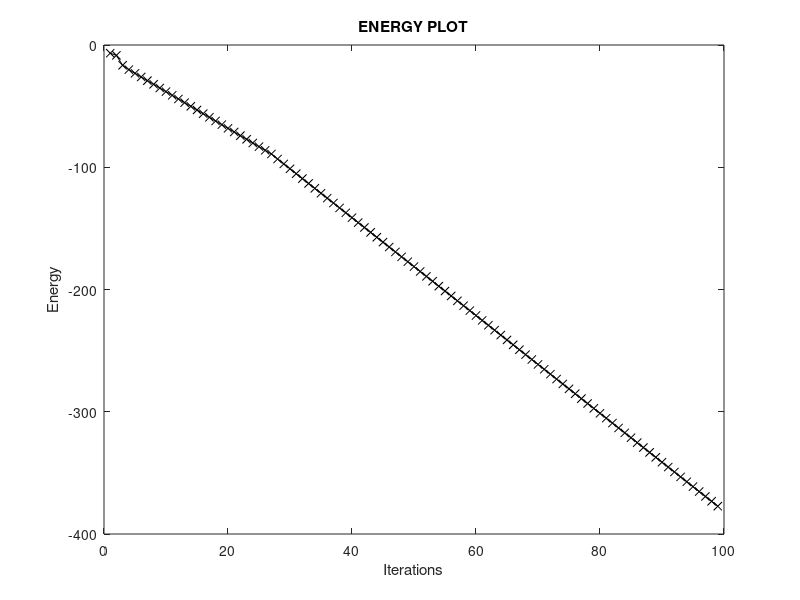

This chart was generated by the following MATLAB code:
function [E] = ABAM_2_Layers()
%%%%%%%%%%%%%%%%%%%%%%%%%%%%%%%%%%%%%%%%%%%%%%%%%%%%%%%%%%%%%%%%%%%%
%                     ABAM Training (2-Layers)
% 
% INPUTS:
%    W     -- Weight that connects the 2 layers
%    ox    -- Input vector
%    thr1  -- Threshold for input neurons.
%    thr2  -- Threshold for output neurons.
%    mode  -- Set the mode to 'Bipolar' for bipolar vectors, otherwise
%             you have binary mode.
%
% OUTPUTS:
%    ax - Input layer activation after convergence
%    ay - Output layer activation after convergence 
%    E  -  Energy for each iteartion (-ax*W*ay')
%    The output file is result.txt and it contins all the outputs.  
%
% NOTE: You can modify the threshold values to suit your purpose.
%       The vectors are binary
%%%%%%%%%%%%%%%%%%%%%%%%%%%%%%%%%%%%%%%%%%%%%%%%%%%%%%%%%%%%%%%%%%% 



%% Define the Neural Network
% Number of neurons for each layer
I  = 5 ; 
K = 5;

% Initialize the weights randomly
% Set the range for thr weight
e  = 2;

% Random selestcion of W
W = unifrnd(-e, e, I,K);

% Set threshold values
thr1  = 0;
thr2  = 0;

% Set the mode to ('Bipolar' or 'Binary'). Default mode is binary.
mode = 'Bipolar';
%%

%% Initialize the input vector randomly.  
ox = unifrnd(-3,3,I,1);

E = [];
count = 1;

if (strcmp(mode,'Bipolar'))
    ax = (2*(ox >= thr1))-1;
    
    while(count < 100)
        
        %--FORWARD PASS
        oy = W'*ax;
        ay = (2*(oy >= thr2))-1;
        
        %--BACKWARD PASS
        ox = W*ay;
        ax = (2*(ox >= thr1))-1;
        
        %--UPDATE WEIGHT
        delW = zeros(size(W));
        for i = 1:1:size(W,1)
            for j = 1:1:size(W,2)
               delW(i,j) = 0.1*(ax(i) + ay(j)); 
            end
        end
        
        W = W + delW;
        
        % Compute the Energy
        E(count) = - ax'*W*ay ;
         
        % Test for Convergence and quit if true
        if (count > 2 && (E(count) -E(count -1) == 0))
            break;
        else
            count = count + 1;
        end
    end
else
    ax = (ox >= thr1);
    while( count < 100)
        
        %---FORWARD PASS
        oy = W'*ax;
        ay = (oy >= thr2);
        
        %---BACKWARD PASS
        ox = W*ay;
        ax = (ox >= thr1);
        
        %---UPDATE WEIGHT
        delW = zeros(size(W));
        for i = 1:1:size(W,1)
            for j = 1:1:size(W,2)
               delW(i,j) = 0.1*(ax(i) + ay(j)); 
            end
        end
        
        W = W + delW;
        % Compute the Energy
        E(count) = - ax'*W*ay ;
        
        % Test for Convergence and quit if true
        if (count > 2 && (E(count) -E(count -1) == 0))
            break;
        else
            count = count + 1;
        end
    end
end



%% Save the output to result.txt
%
fileID = fopen('result.txt','w');
fprintf(fileID,'%6s %12s\n','ITERATION','ENERGY(E)');
for i = 1:1:numel(E)
    fprintf(fileID,'%6.0f %12.3f\n', i ,E(i)); 
end
fprintf(fileID, '\n Input activation after convergence is:\n');
fprintf(fileID,'%4.0f', ax);
fprintf(fileID, '\n \n Output activation after convergence is:\n');
fprintf(fileID,'%4.0f', ay);
fprintf(fileID, '\n \n Weight W is:\n');
dlmwrite('result.txt',W, '-append','precision','%8.3f');
%type('myFile.txt');
type('result.txt');
fclose(fileID);

% Plot the output
figure(1);
plot(E,'k-x');
title('ENERGY PLOT');
xlabel('Iterations');
ylabel('Energy');

%}
end